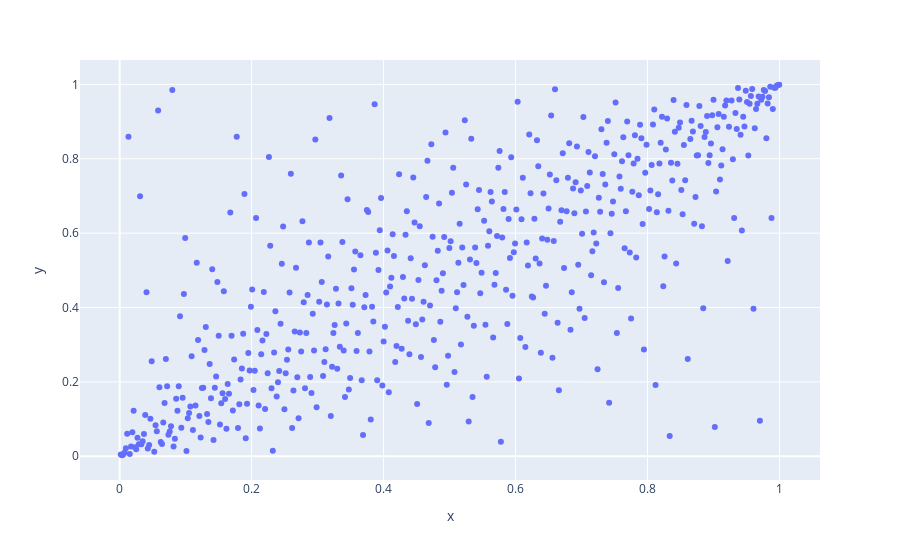

The notebook cell this image was saved under:
### Code cell
bicop_1_3 = pv.Bicop(
    family=pv.BicopFamily.student, 
    rotation=0,
    parameters=[0.78, 2]
)
bicop_1_3_sims = bicop_1_3.simulate(
    n=500,
    qrng=True
)
px.scatter(
    x=bicop_1_3_sims[:, 0],
    y=bicop_1_3_sims[:, 1]
)

### Figure 1 — Plotly figure (JSON) as saved in the notebook; plotly's stock layout.template omitted (floating-point values rounded to 4 significant figures; data arrays with more than 128 entries replaced by an {"elided": "..."} marker saying what was removed)
{"data": [{"hovertemplate": "x=%{x}<br>y=%{y}<extra></extra>", "legendgroup": "", "marker": {"color": "#636efa", "symbol": "circle"}, "mode": "markers", "name": "", "orientation": "v", "showlegend": false, "type": "scatter", "x": {"elided": "500 float values"}, "xaxis": "x", "y": {"elided": "500 float values"}, "yaxis": "y"}], "layout": {"legend": {"tracegroupgap": 0}, "margin": {"t": 60}, "xaxis": {"anchor": "y", "domain": [0, 1], "title": {"text": "x"}}, "yaxis": {"anchor": "x", "domain": [0, 1], "title": {"text": "y"}}}}
